Frame 1 (no input): blank canvas, image omitted
Frame 60 (no input): blank canvas, image omitted
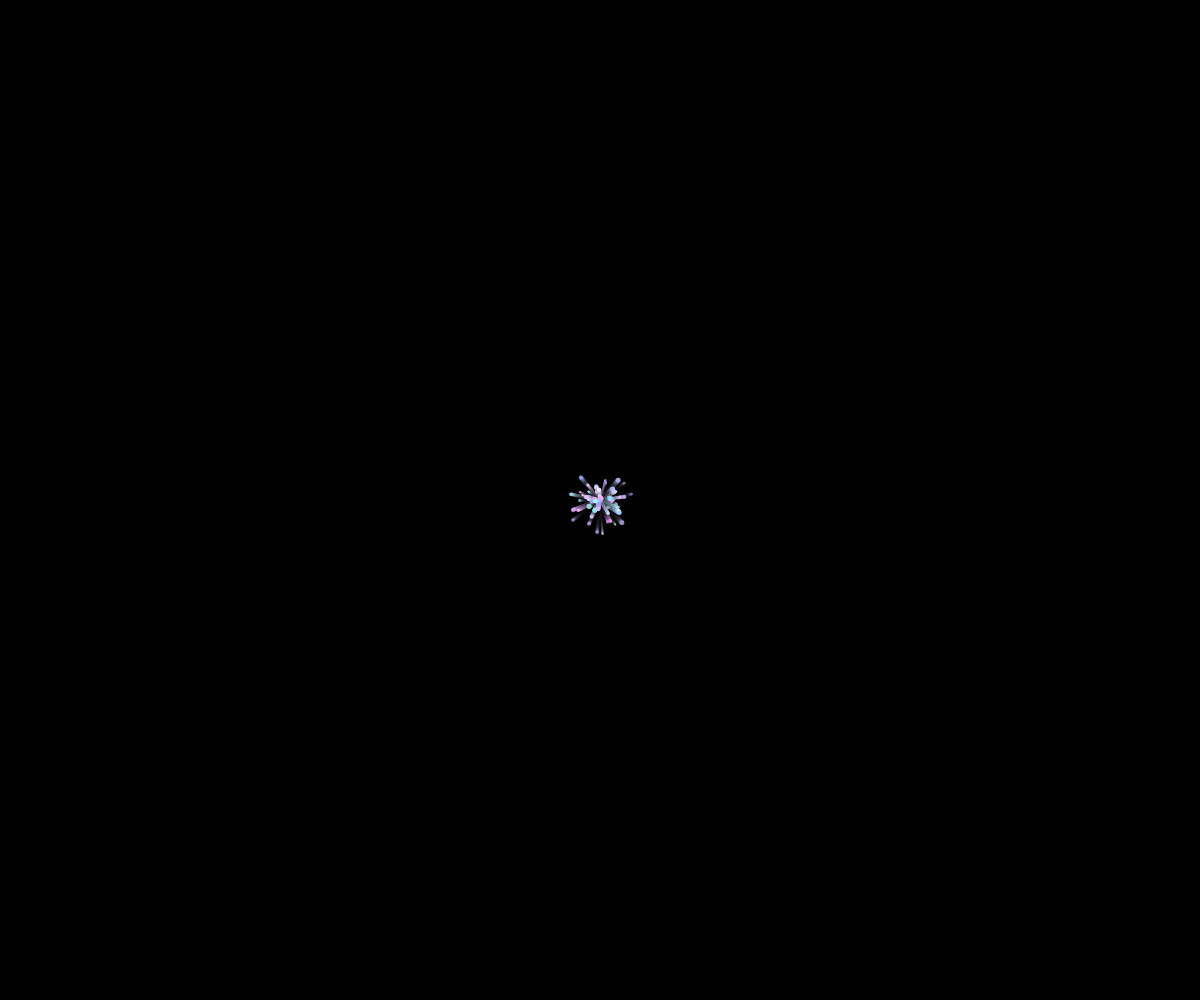
Frame 120 (the mouse pressed at the canvas centre since frame 60)

The p5.js sketch whose frames 1 and 60 were blank and that drew this single picture after the mouse press (run headless with seeded random() and noise() and a simulated clock; from frame 60 on, the mouse is pressed at the canvas centre):

// p5.js sketch
// ── sketch.js

let particles = [];
let drawing = false;
let path = [];

function setup() {
    createCanvas(windowWidth, windowHeight);
    background(0);
}

function draw() {
    background(0, 20); // fading effect

    for (let p of particles) {
        p.update();
        p.show();
    }

    if (drawing) {
        let p = new Particle(mouseX, mouseY);
        particles.push(p);
        path.push([mouseX, mouseY]);
    }

    // limit particles for performance
    if (particles.length > 1000) {
        particles.splice(0, 20);
    }
}

function mousePressed() {
    drawing = true;
    path = [];
}

function mouseReleased() {
    drawing = false;
}

function clearCanvas() {
    background(0);
    particles = [];
    path = [];
}

function downloadVideo() {
    alert("Video export feature coming soon in version 2!");
}

class Particle {
    constructor(x, y) {
        this.pos = createVector(x, y);
        this.vel = p5.Vector.random2D().mult(random(0.5, 2));
        this.alpha = 255;
        this.size = random(2, 5);
        this.color = color(random(150, 255), random(150, 255), 255);
    }

    update() {
        this.pos.add(this.vel);
        this.vel.mult(0.95);
        this.alpha -= 4;
    }

    show() {
        noStroke();
        fill(this.color.levels[0], this.color.levels[1], this.color.levels[2], this.alpha);
        ellipse(this.pos.x, this.pos.y, this.size);
    }
}
